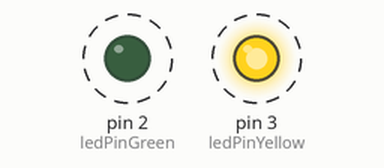
Simulated run of this sketch. Board: Arduino Nano, built with avr-gcc and run on an emulated ATmega328P. Parts: output pins drawn as LEDs (lit = HIGH). Dashed ring = blinking.

Above: at 0.2 s.
Timing chart, 0 to 3.0 s (numbered marks = the images above):
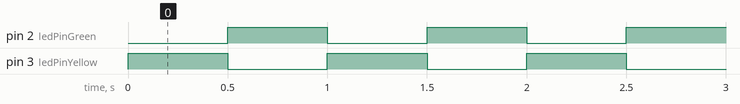

The sketch:

Advent_IoT_2018_12_03.ino
```cpp
/*

*/
const int ledPinGreen = 2;
const int ledPinYellow = 3;

int ledState = LOW;
int pin = ledPinGreen;

void setup() {
  pinMode(ledPinGreen, OUTPUT);
  pinMode(ledPinYellow, OUTPUT);
  digitalWrite(ledPinGreen, LOW);
  digitalWrite(ledPinYellow, LOW);
}

void loop() {
  if(pin==ledPinGreen){
    pin=ledPinYellow;
    digitalWrite(ledPinGreen, LOW);
  }
  else {
    pin=ledPinGreen;
    digitalWrite(ledPinYellow, LOW);
  }
  digitalWrite(pin, HIGH);
  delay(500);
}
```

Measured:
- by itself, pin 2 (ledPinGreen), pin 3 (ledPinYellow): alternates HIGH for 0.50 s and LOW for 0.50 s
